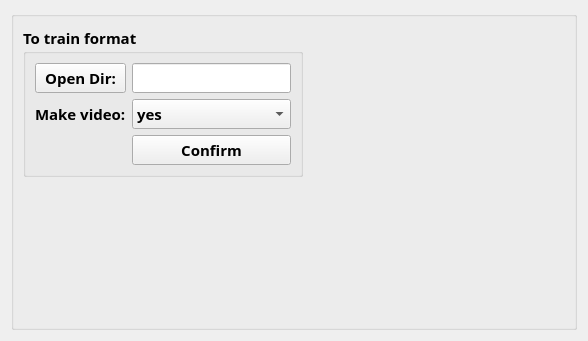
      <widget class="QWidget" name="tab_dataset">
       <attribute name="title">
        <string>DataProcess</string>
       </attribute>
       <layout class="QGridLayout" name="gridLayout_33">
        <item row="0" column="0">
         <widget class="QGroupBox" name="groupBox_9">
          <property name="font">
           <font>
            <family>padmaa-Bold.1.1</family>
            <pointsize>11</pointsize>
            <weight>75</weight>
            <bold>true</bold>
           </font>
          </property>
          <property name="title">
           <string/>
          </property>
          <layout class="QGridLayout" name="gridLayout_20">
           <item row="0" column="2">
            <spacer name="horizontalSpacer">
             <property name="orientation">
              <enum>Qt::Horizontal</enum>
             </property>
             <property name="sizeHint" stdset="0">
              <size>
               <width>222</width>
               <height>20</height>
              </size>
             </property>
            </spacer>
           </item>
           <item row="1" column="0">
            <spacer name="verticalSpacer_4">
             <property name="orientation">
              <enum>Qt::Vertical</enum>
             </property>
             <property name="sizeHint" stdset="0">
              <size>
               <width>20</width>
               <height>141</height>
              </size>
             </property>
            </spacer>
           </item>
           <item row="0" column="0">
            <widget class="QGroupBox" name="groupBox_10">
             <property name="title">
              <string>To train format</string>
             </property>
             <layout class="QGridLayout" name="gridLayout_18" rowstretch="0,0,0" columnstretch="1,2">
              <item row="0" column="0">
               <widget class="QPushButton" name="PB_dataprocess_openDir">
                <property name="text">
                 <string>Open Dir:</string>
                </property>
               </widget>
              </item>
              <item row="0" column="1">
               <widget class="QLineEdit" name="LE_dataset_dir_name">
                <property name="minimumSize">
                 <size>
                  <width>0</width>
                  <height>29</height>
                 </size>
                </property>
                <property name="maximumSize">
                 <size>
                  <width>16777215</width>
                  <height>16777215</height>
                 </size>
                </property>
                <property name="text">
                 <string/>
                </property>
                <property name="alignment">
                 <set>Qt::AlignCenter</set>
                </property>
                <property name="readOnly">
                 <bool>true</bool>
                </property>
               </widget>
              </item>
              <item row="1" column="0">
               <widget class="QLabel" name="label_22">
                <property name="minimumSize">
                 <size>
                  <width>0</width>
                  <height>25</height>
                 </size>
                </property>
                <property name="maximumSize">
                 <size>
                  <width>16777215</width>
                  <height>25</height>
                 </size>
                </property>
                <property name="text">
                 <string>Make video:</string>
                </property>
               </widget>
              </item>
              <item row="1" column="1">
               <widget class="QComboBox" name="CB_dataset_make_video">
                <item>
                 <property name="text">
                  <string>yes</string>
                 </property>
                </item>
                <item>
                 <property name="text">
                  <string>no</string>
                 </property>
                </item>
               </widget>
              </item>
              <item row="2" column="1">
               <widget class="QPushButton" name="PB_dataset_confirm">
                <property name="text">
                 <string>Confirm</string>
                </property>
               </widget>
              </item>
             </layout>
            </widget>
           </item>
           <item row="0" column="1">
            <spacer name="horizontalSpacer_2">
             <property name="orientation">
              <enum>Qt::Horizontal</enum>
             </property>
             <property name="sizeHint" stdset="0">
              <size>
               <width>40</width>
               <height>20</height>
              </size>
             </property>
            </spacer>
           </item>
          </layout>
         </widget>
        </item>
       </layout>
      </widget>
